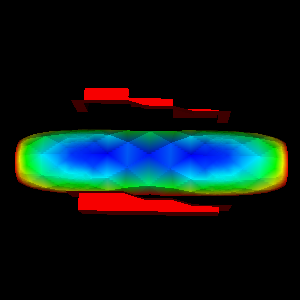

Python code for this plot:
#!/usr/bin/env python

# Read EnSight blow1 ASCII case file and render displacement field.

import os

import vtkmodules.vtkInteractionStyle  # noqa: F401
import vtkmodules.vtkRenderingFreeType  # noqa: F401
import vtkmodules.vtkRenderingOpenGL2  # noqa: F401

from vtkmodules.vtkFiltersGeometry import vtkGeometryFilter
from vtkmodules.vtkIOEnSight import vtkGenericEnSightReader
from vtkmodules.vtkRenderingCore import (
    vtkActor,
    vtkCompositePolyDataMapper,
    vtkRenderWindow,
    vtkRenderWindowInteractor,
    vtkRenderer,
)

# Source
data_dir = os.environ.get("VPE_DATA_DIR", os.path.dirname(os.path.abspath(__file__)))

# Read EnSight case file
ensight_reader = vtkGenericEnSightReader()
ensight_reader.SetCaseFileName(os.path.join(data_dir, "EnSight", "blow1_ascii.case"))
ensight_reader.SetTimeValue(1)

# Extract geometry
geometry_filter = vtkGeometryFilter()
geometry_filter.SetInputConnection(ensight_reader.GetOutputPort())

# Mapper
composite_mapper = vtkCompositePolyDataMapper()
composite_mapper.SetInputConnection(geometry_filter.GetOutputPort())
composite_mapper.SetColorModeToMapScalars()
composite_mapper.SetScalarModeToUsePointFieldData()
composite_mapper.ColorByArrayComponent("displacement", 0)
composite_mapper.SetScalarRange(0, 2.08)

# Actor
ensight_actor = vtkActor()
ensight_actor.SetMapper(composite_mapper)

# Renderer
renderer = vtkRenderer()
renderer.AddActor(ensight_actor)

# Render window
render_window = vtkRenderWindow()
render_window.AddRenderer(renderer)
render_window.SetWindowName("ensight blow scalar ascii")
render_window.SetMultiSamples(0)
render_window.SetSize(300, 300)

# Interactor
interactor = vtkRenderWindowInteractor()
interactor.SetRenderWindow(render_window)

# Scene
camera = renderer.GetActiveCamera()
camera.SetPosition(99.3932, 17.6571, -22.6071)
camera.SetFocalPoint(3.5, 12, 1.5)
camera.SetViewAngle(30)
camera.SetViewUp(0.239617, -0.01054, 0.97081)
renderer.ResetCameraClippingRange()

interactor.Initialize()
interactor.Start()
